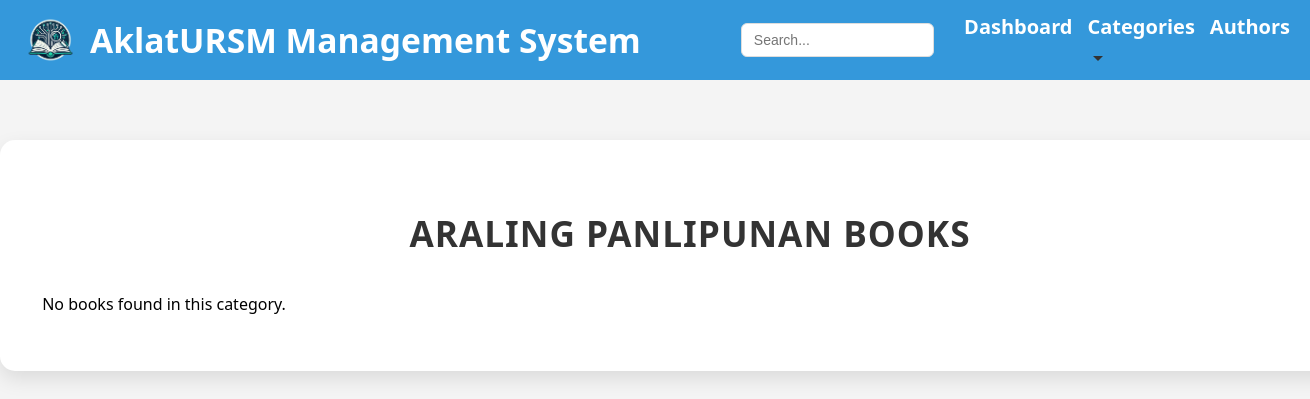
/pages/genre/ap.php, run on an earlier commit of the app's database.
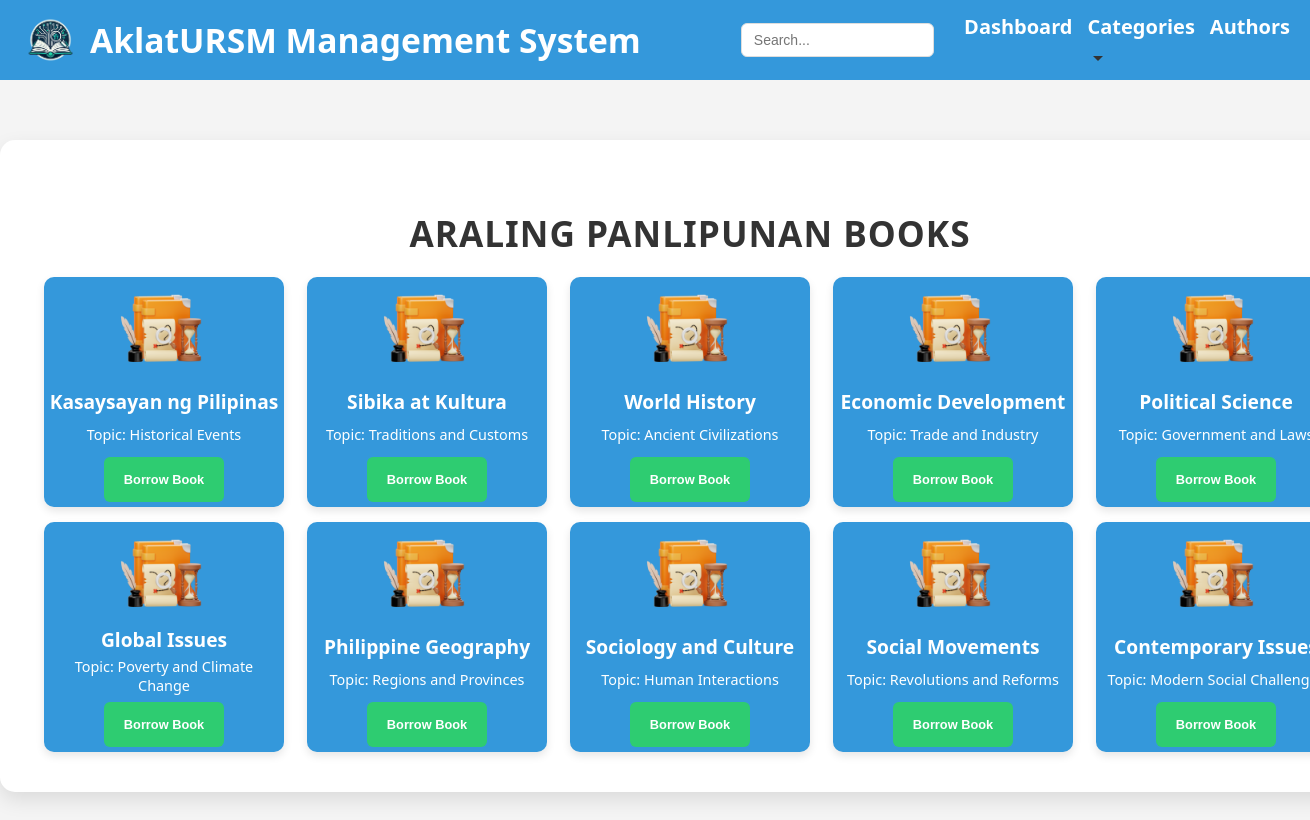
And on a later commit of the database.
### tables this page shows
CREATE TABLE `library_books` (
  `id` int(11) NOT NULL,
  `title` varchar(255) NOT NULL,
  `category_id` int(11) DEFAULT NULL,
  `topic` varchar(255) DEFAULT NULL,
  `cover_image` varchar(255) DEFAULT NULL
);

### pages/genre/ap.php (the view, shortened to what this page needs)
<?php
include '../../validate/db.php';
$sql = "SELECT library_books.* FROM library_books
        JOIN categories ON library_books.category_id = categories.id
        WHERE categories.name = 'Araling Panlipunan'";
$result = $conn->query($sql);
$books = [];
if ($result) {
    if ($result->num_rows > 0) {
        while ($row = $result->fetch_assoc()) {
            $books[] = $row;
        }
    }
} else {
    die("Query failed: " . $conn->error);
}
?>
<!DOCTYPE html>
<html lang="en">
<head>
    <link rel="stylesheet" href="./styles.css">
</head>
<body>
    <header>
        <div class="header-left">
            <img src="/img/LMS_logo.png" alt="Library Logo" class="logo">
            <span class="system-title">AklatURSM Management System</span>
        </div>
        <div class="search-container">
            <input type="text" class="search-bar" placeholder="Search...">
            <div class="nav-links">
                <ul>
                    <li><a href="../dashboard.php">Dashboard</a></li>
                    <li class="dropdown">
                        <a href="../categories.php">Categories <span class="down-arrow"></span></a>
                    </li>
                    <li><a href="../authors.php">Authors</a></li>
                </ul>
            </div>
        </div>
    </header>
    <div class="container">
        <section class="book-section">
            <h2>Araling Panlipunan Books</h2>
            <div class="book-grid">
                <?php
                if (!empty($books)) {
                    foreach ($books as $book) {
                        echo '<div class="book-item">';
                        echo '<img src="./ap-icon.png" alt="Book Icon" class="book-icon">';
                        echo '<p class="book-title">' . htmlspecialchars($book['title']) . '</p>';
                        echo '<p class="book-topic">Topic: ' . htmlspecialchars($book['topic']) . '</p>';
                        echo '<form action="../transaction.php" method="get">';
                        echo '<button type="submit" class="borrow-btn">Borrow Book</button>';
                        echo '</form>';
                        echo '</div>';
                    }
                } else {
                    echo "<p>No books found in this category.</p>";
                }
                ?>
            </div>
        </section>
    </div>
</body>
</html>

### pages/genre/styles.css (style rules this page uses)
body { font-family: 'Segoe UI', Tahoma, Geneva, Verdana, sans-serif; margin: 0; padding: 0; background-color: #f4f4f4; display: flex; flex-direction: column; min-height: 100vh; }
.container { width: 100%; max-width: 1300px; margin: 60px auto; background-color: #fff; padding: 40px; border-radius: 15px; box-shadow: 0 8px 20px rgba(0, 0, 0, 0.1); align-self: center; }
header { background-color: #3498db; color: white; display: flex; align-items: center; padding: 10px 20px; border-radius: 0; }
.header-left { display: flex; align-items: center; }
.logo { width: 60px; margin-right: 10px; }
.system-title { font-size: 2.1em; font-weight: 600; white-space: nowrap; }
.search-container { display: flex; align-items: center; flex-grow: 1; justify-content: flex-end; margin-left: 100px; }
.search-bar { width: 55%; padding: 8px 12px; border: 1px solid #ddd; border-radius: 6px; box-sizing: border-box; font-size: 14px; margin-right: 15px; }
.nav-links { display: flex; margin-left: auto; }
.nav-links ul { list-style-type: none; margin: 0; padding: 0; display: flex; }
.nav-links ul li { margin-left: 15px; }
.nav-links ul li a { text-decoration: none; color: white; font-weight: 600; font-size: 20px; transition: color 0.3s ease; }
.book-section { margin-top: 15px; }
.book-section h2 { margin-bottom: 20px; color: #333; font-size: 2.2em; font-weight: 700; text-align: center; text-transform: uppercase; letter-spacing: 1px; }
.book-grid { display: grid; grid-template-columns: repeat(5, 1fr); gap: 15px; justify-items: center; }
.book-item { background-color: #3498db; color: white; padding: 5px; border-radius: 10px; text-align: center; transition: transform 0.3s ease, box-shadow 0.3s ease; width: 230px; height: 220px; box-shadow: 0 4px 8px rgba(0, 0, 0, 0.1); display: flex; flex-direction: column; justify-content: space-between; align-items: center; }
.book-icon { width: 100px; height: 100px; margin-bottom: -60px; }
.book-title { font-size: 1.2em; font-weight: 600; text-decoration: none; color: white; margin-bottom: -50px; }
.book-topic { font-size: 0.9em; margin-bottom: -33px; }
.borrow-btn { background-color: #2ecc71; color: white; padding: 15px 20px; border: none; border-radius: 6px; cursor: pointer; font-size: 0.8em; font-weight: 600; transition: background-color 0.3s ease; text-decoration: none; align-self: center; }
.dropdown { position: relative; display: inline-block; }
.down-arrow { display: inline-block; width: 0; height: 0; border-left: 5px solid transparent; border-right: 5px solid transparent; border-top: 5px solid #333; margin-left: 5px; }

What changed in the data, as far as the page shows it:
added library_books: title "Kasaysayan ng Pilipinas", topic "Historical Events"
added library_books: title "Sibika at Kultura", topic "Traditions and Customs"
added library_books: title "World History", topic "Ancient Civilizations"
added library_books: title "Economic Development", topic "Trade and Industry"
added library_books: title "Political Science", topic "Government and…"
added library_books: title "Global Issues", topic "Poverty and Climate Change"
added library_books: title "Philippine Geography", topic "Regions and Provinces"
added library_books: title "Sociology and Culture", topic "Human Interactions"
added library_books: title "Social Movements", topic "Revolutions and Reforms"
added library_books: title "Contemporary…", topic "Modern Social…"
Also different on the page:
text no longer shown: "No books found in this category."
